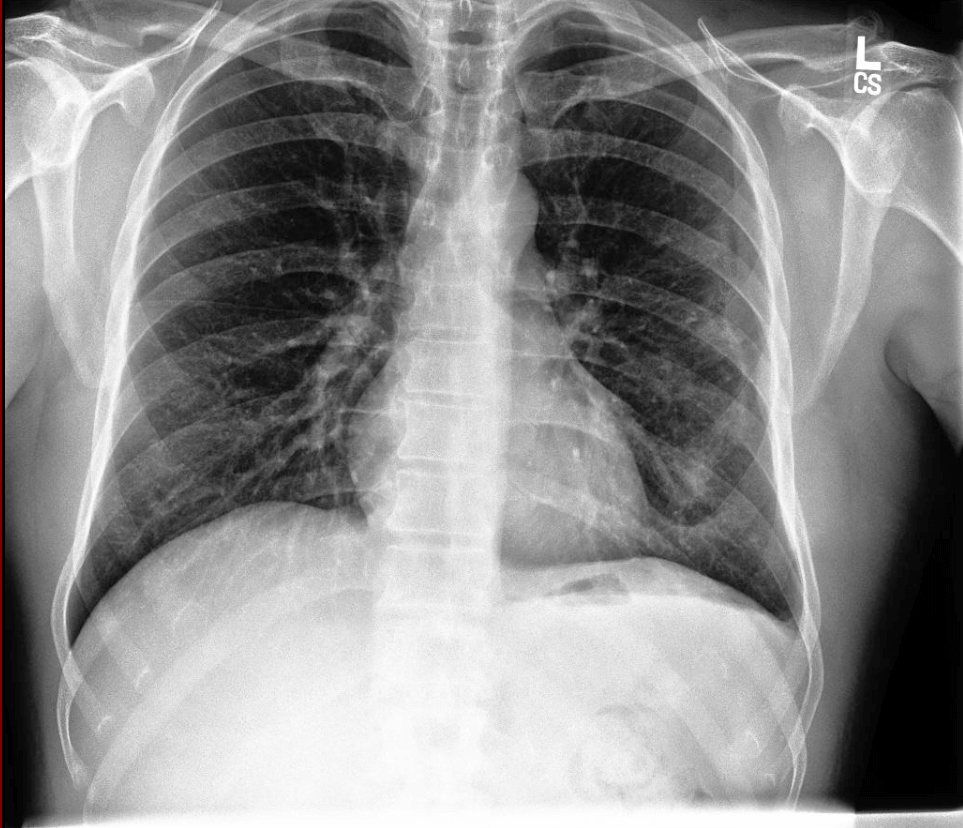
#> input picture img/img_1.png, 963 x 828 px
$ python attack.py
#> lines starting #> are read from the running program, lines starting #| are printed output that depends on the picture
import cv2
from PIL import Image
import numpy as np
import math

class Attack:
    def crop(img, cropping_value=100):
        # get the cropping dimensions
#> called with cropping_value = 100
        height, width = img.shape
#> height = 828; width = 963
        left, upper, right, lower = \
            cropping_value, cropping_value, width - cropping_value, height - cropping_value
#> left = 100; upper = 100; right = 863; lower = 728

        # Crop the image
        cropped_image = img[upper:lower, left:right]
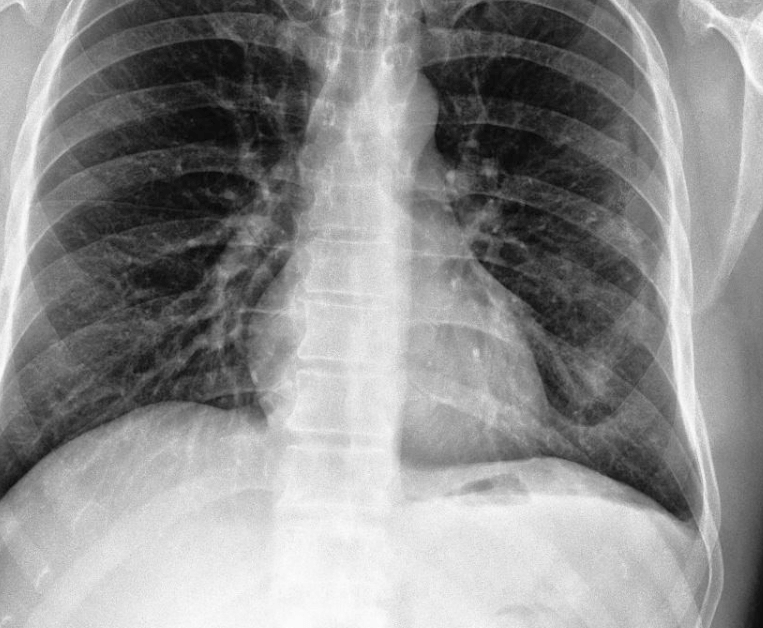
#> cropped_image: shape (628, 763); min 6, max 254, mean 141.7

        return cropped_image

    # [142 lines left out: functions resize, shear, salt, pepper, gaussian_noise, rotate90 and 6 more, not called in this run]

    @staticmethod
    def blur(img: np.ndarray):
        return cv2.blur(img, (10, 10))

    # [25 lines left out: function median_filter, not called in this run]


if __name__ == "__main__":
    img = cv2.imread("./img/img_1.png", 0)
    # img = cv2.imread("./img/img_4.jpg", 0)
    # img = cv2.imread("./img/test_1.jpg", 0)

    img = Attack.crop(img)
    # [15 lines of commented-out code are left out]

    cv2.imwrite("./img/img_1_attacked.png", img)

$ run again, with img/img_4.jpg saved as img/img_1.png
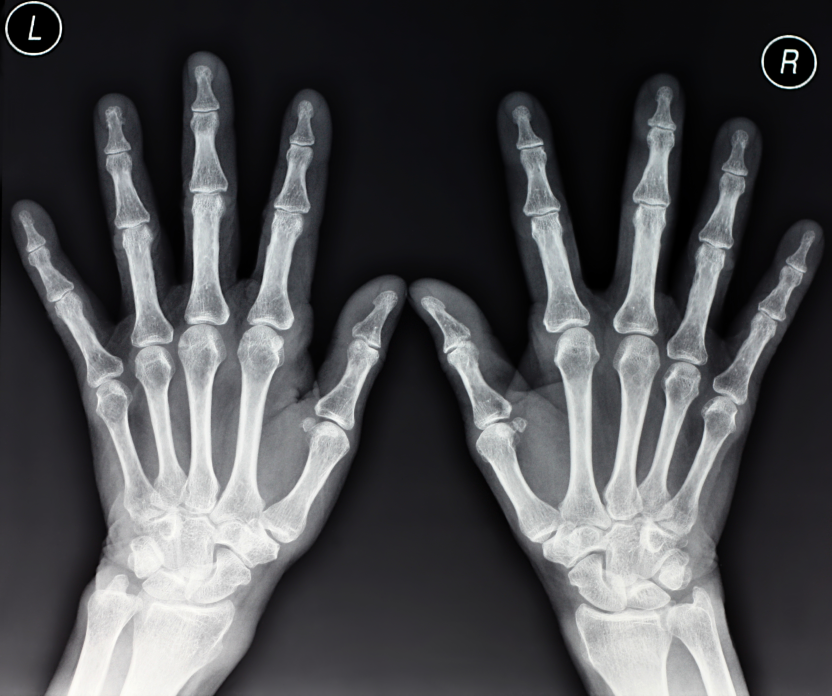
#> input picture img/img_4.jpg, 3327 x 2783 px (shown at 1/4 size)
#> in crop, `cropped_image = img[upper:lower, left:right]`:
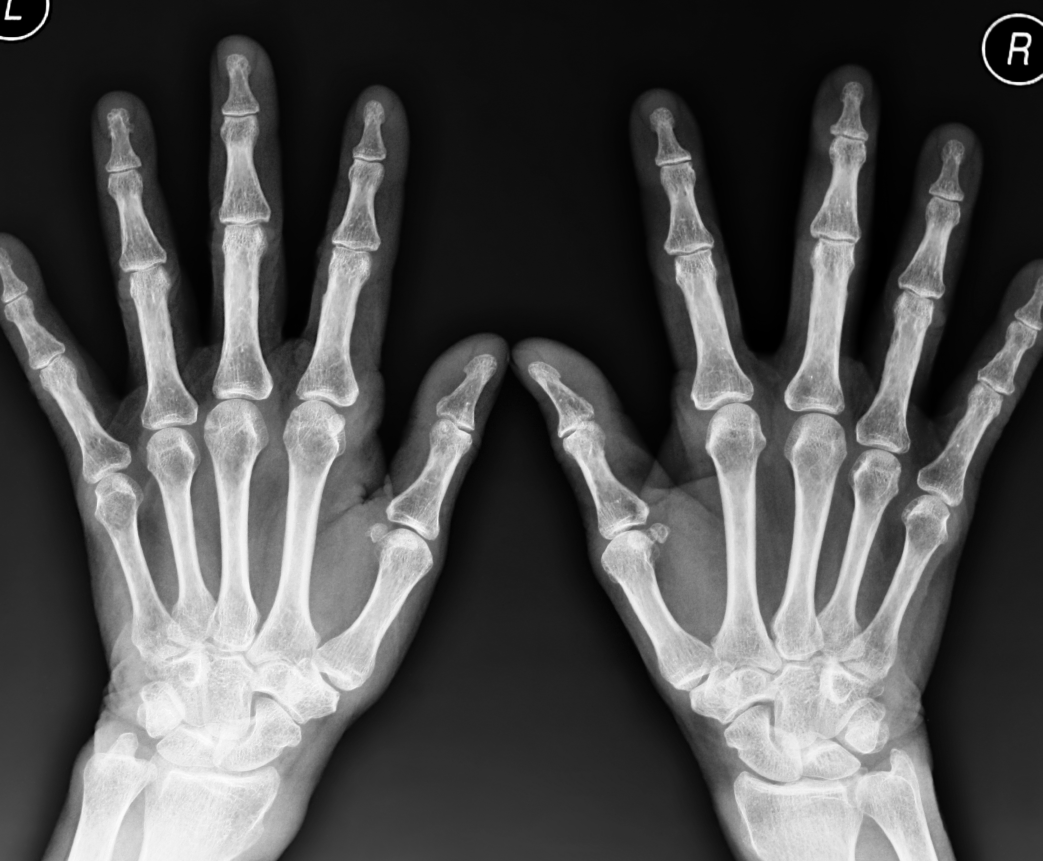
#> cropped_image: shape (2583, 3127) (shown at 1/3 size); min 0, max 255, mean 79.7

$ run again, with img/img_2.png copied over img/img_1.png
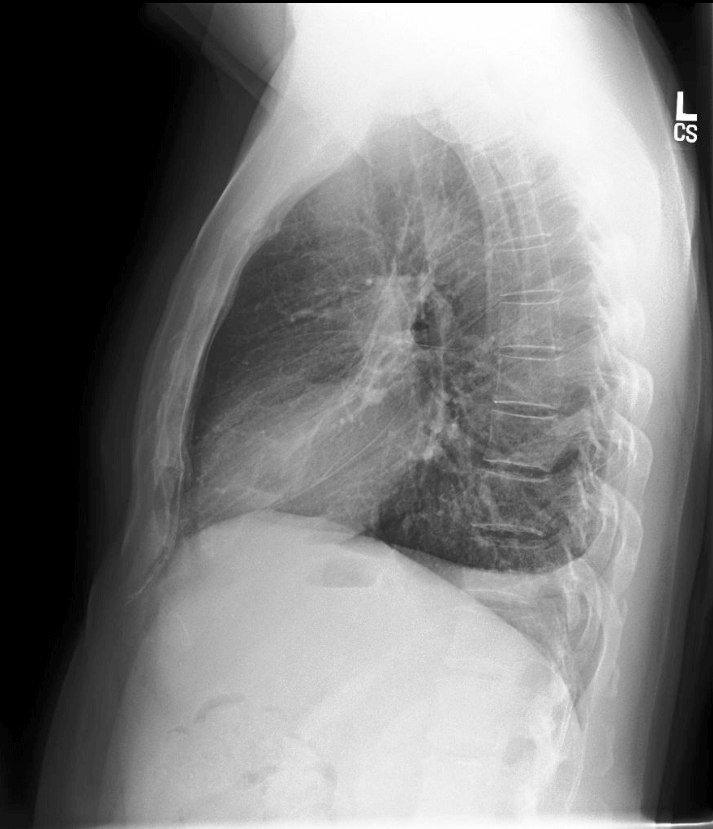
#> input picture img/img_2.png, 713 x 829 px
#> in crop, `cropped_image = img[upper:lower, left:right]`:
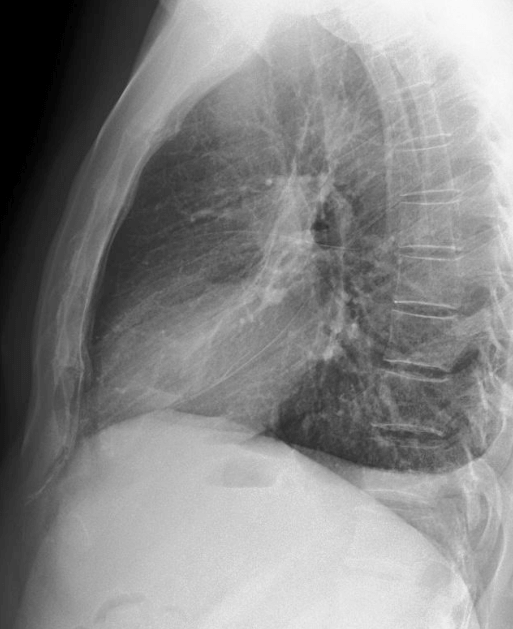
#> cropped_image: shape (629, 513); min 0, max 251, mean 135.8

$ run again, with img/img_3.png copied over img/img_1.png
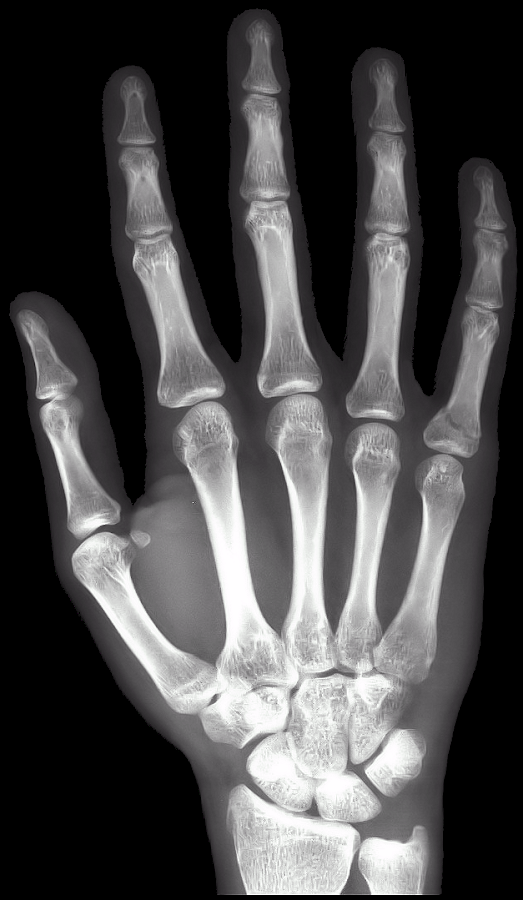
#> input picture img/img_3.png, 523 x 900 px
#> in crop, `cropped_image = img[upper:lower, left:right]`:
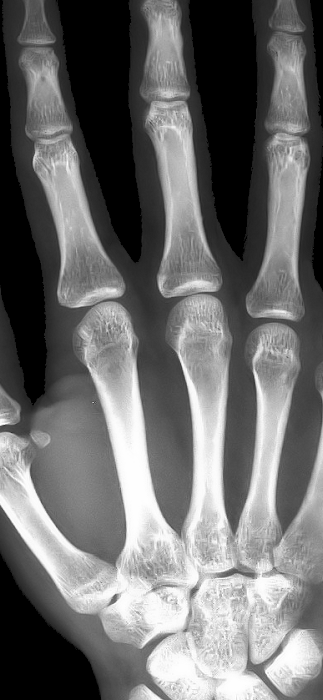
#> cropped_image: shape (700, 323); min 0, max 255, mean 107.9
